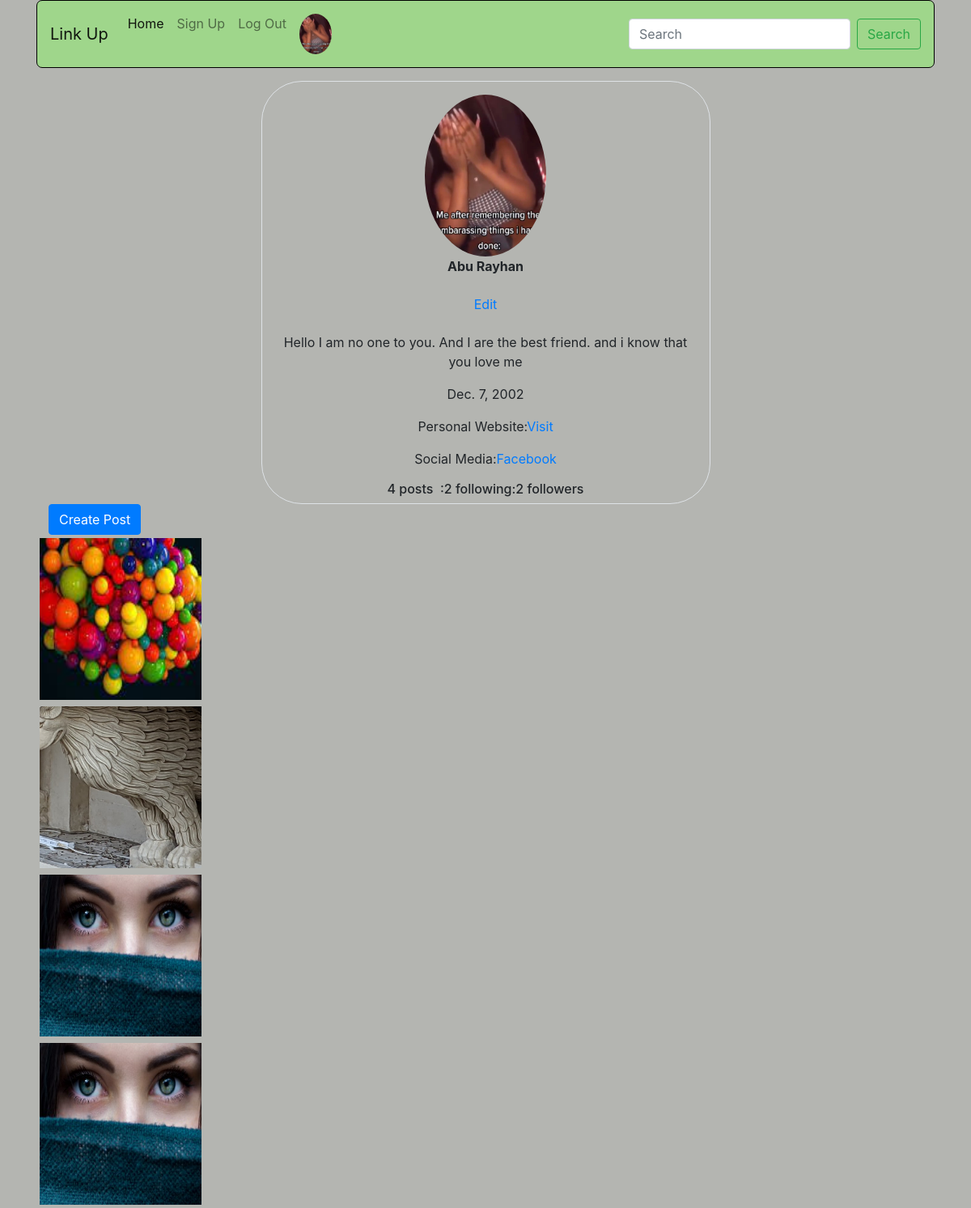
The page /profile/ (signed in) on the database its author committed.
### App_login/models.py (models this page shows)
class UserProfile(models.Model):
    user = models.OneToOneField(User, on_delete=models.CASCADE, related_name='user_profile')
    profile_pic = models.ImageField(upload_to='media/profile_pics', blank=True)
    description = models.TextField(blank=True)
    full_name = models.CharField(max_length=264, blank=True)
    dob = models.DateField(blank=True, null=True)
    website = models.URLField(blank=True)
    facebook = models.URLField(blank=True)

### App_post/models.py (models this page shows, shortened)
class Posts(models.Model):
    author=models.ForeignKey(User,on_delete=models.CASCADE,related_name='post')
    image= models.ImageField(upload_to='post_images',blank=False)
    caption=models.CharField(max_length=264,blank=True)
    upload_date=models.DateTimeField(auto_now_add=True)
    update_date=models.DateTimeField(auto_now=True)
    class Meta:
        ordering =['-upload_date']

### App_post/views.py (the view, shortened to what this page needs)
# urls.py: path('profile/',views.profile,name="profile"),
@login_required
def profile(request):
    current = UserProfile.objects.get(user=request.user)
    form = PostForm()
    return render(request,'App_login/profile.html',context={'profile':current,'form':form})

### App_post/forms.py
class PostForm(forms.ModelForm):
    class Meta:
        model = Posts
        fields =['image','caption']

### templates/App_login/profile.html (shortened to what this page needs)
{% extends 'base.html' %}
{% block content %}
<div class="container">
    <div class="row pt-3">
        <div class="col-lg-3"></div>
        <div class="col-lg-6 text-center border border-rounded pt-3" style="border-radius:50px; ">
            <img src="{{user.user_profile.profile_pic.url}}" height="200px" width="150px" class="rounded-circle mx-5">
            <p><b>{{profile.full_name}}</b></p><button class="btn btn-succes"><a href="{% url 'App_login:editprofile' %}">Edit</a></button>
            <p>{{profile.description|linebreaks}}</p>
            <p>{{profile.dob}}</p>
            <p>Personal Website:<a href="{{profile.website}}">Visit</a></p>
            <p>Social Media:<a href="{{profile.facebook}}">Facebook</a></p>
            <h6>{{user.post.count}} posts &nbsp;:{{user.follower.count}}&nbsp;following:{{user.following.count}} followers</h6>
        </div>
<div class="container">
<button type="button" class="btn btn-primary" data-toggle="modal" data-target="#exampleModal">
  Create Post
</button>
</div>
<br>
{% for post in user.post.all %}
<div class="container row">
    <div class=" container crop bg-dark m-1">
      <img src="/media/{{post.image}}" title="{{post.caption}}">
    </div>
  </div><br><hr>
    {% endfor %}
{% endblock content %}

### templates/navbar.html (shortened to what this page needs)
<nav class="navbar navbar-expand-lg navbar-light " style="background-color:#9fd68b; border:1px solid black; border-radius:7px">
  <a class="navbar-brand" href="/">Link Up</a>
  <div class="collapse navbar-collapse" id="navbarSupportedContent">
    <ul class="navbar-nav mr-auto">
      <li class="nav-item active">
        <a class="nav-link" href="/">Home <span class="sr-only">(current)</span></a>
      </li>
      <a class="nav-item nav-link text-succes" href="{% url 'App_login:authsignup' %}">Sign Up</a>
        {% if user.is_authenticated %}
        <a class="nav-item nav-link" href="{% url 'App_login:authlogout' %}">Log Out</a>
        {% else %}
        <a class="nav-item nav-link" href="{% url 'App_login:authlogin' %}">Log In</a>
        {% endif %}
        {% if user.user_profile.profile_pic %}
        <a class="nav-item nav-link" href="{% url 'profile' %}"><img src="{{user.user_profile.profile_pic.url}}" width="40px" height="50px" class="rounded-circle"></a>
        {% else %}
        <a class="nav-item nav-link" href="{% url 'profile' %}"><img src="/media/default.png.url" height="50px" width="40px"></a>
        {% endif %}
    </ul>
    <form class="form-inline my-2 my-lg-0" method="GET">
      <input class="form-control mr-sm-2" type="search" name="search" placeholder="Search" aria-label="Search">
      <button class="btn btn-outline-success my-2 my-sm-0" type="submit">Search</button>
    </form>
  </div>
</nav>

### templates/App_login/profile.html (style rules this page uses)
.crop { width: 200px; height: 200px; overflow: hidden; }
.crop img { width: 400px; height: 300px; margin: -75px 0 0 -100px; }
body { background-color:#b4b5b1; }

### rows shown on the page
UserProfile: full_name "Abu Rayhan", description "Hello I am no one to you. And I are the best friend. and i know that you love me", dob "Dec. 7, 2002"
Posts: image (picture)
Posts: image (picture)
Posts: image (picture)
Posts: image (picture)

### other values the page prints
{{ user.post.count }} "4"
{{ user.follower.count }} "2"
{{ user.following.count }} "2"
